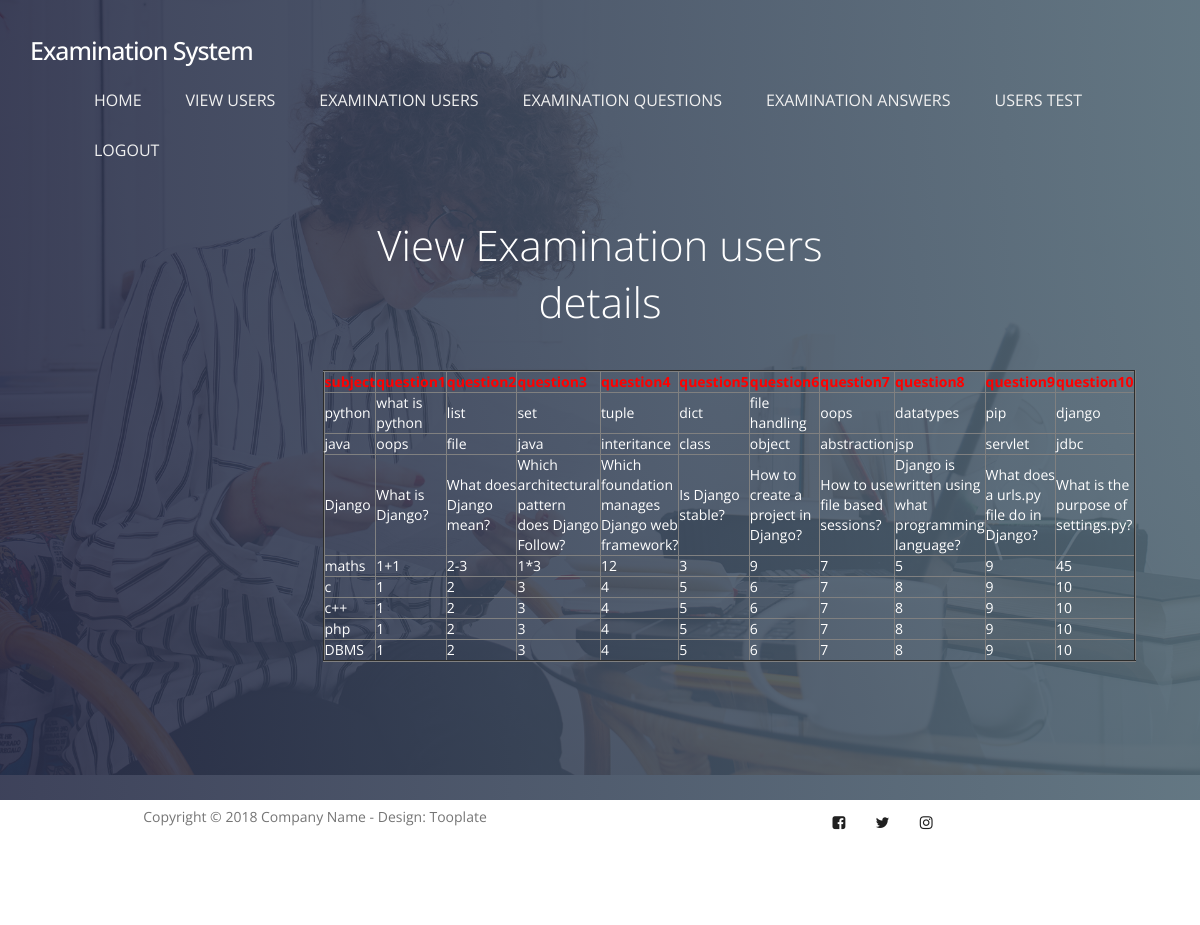
The page /examinationquestionsdata/ on the database its author committed.
### examination/models.py (models this page shows, shortened)
class ExaminationQuestionModel(models.Model):
    subject = models.CharField(max_length=50, default="", editable=True, unique=True)
    question1 = models.CharField(max_length=500, default="", editable=True)
    question2 = models.CharField(max_length=500, default="", editable=True)
    question3 = models.CharField(max_length=500, default="", editable=True)
    question4 = models.CharField(max_length=500, default="", editable=True)
    question5 = models.CharField(max_length=500, default="", editable=True)
    question6 = models.CharField(max_length=500, default="", editable=True)
    question7 = models.CharField(max_length=500, default="", editable=True)
    question8 = models.CharField(max_length=500, default="", editable=True)
    question9 = models.CharField(max_length=500, default="", editable=True)
    question10 = models.CharField(max_length=500, default="", editable=True)
    class Meta:
        db_table="ExaminationQuestionTable"

### ExaminationSystem/views.py (the view)
# urls.py: path('examinationquestionsdata/', ExaminationSystem.examinationquestionsdata, name='examinationquestionsdata'),
def examinationquestionsdata(request):
    object = ExaminationQuestionModel.objects.all()
    return render(request,"admin/examinationquestionsdata.html",{"object":object})

### assets/templates/admin/examinationquestionsdata.html
{% extends 'adminbase.html' %}
{% load static %}
{% block contents %}
<section id="home" data-stellar-background-ratio="0.5">
          <div class="overlay"></div>
          <div class="container">
               <div class="row">
                    <div class="col-md-offset-3 col-md-6 col-sm-12">
                         <div class="home-info">
                              <h1 style="color:white">View Examination users details </h1>
                            <center><table border="2px solid blue" align="center">
                                  <tr><th style="color:red">subject</th>
                                  <th style="color:red">question1</th>
                                    <th style="color:red">question2</th>
                                    <th style="color:red">question3</th>
                                    <th style="color:red">question4</th>
                                    <th style="color:red">question5</th>
                                    <th style="color:red">question6</th>
                                    <th style="color:red">question7</th>
                                    <th style="color:red">question8</th>
                                    <th style="color:red">question9</th>
                                    <th style="color:red">question10</th>
                                  </tr>
                              {% for x in object %}
                                  <tr style="color:white">
                                    <td>{{x.subject}}</td>
                                    <td>{{x.question1}}</td>
                                    <td>{{x.question2}}</td>
                                    <td>{{x.question3}}</td>
                                    <td>{{x.question4}}</td>
                                    <td>{{x.question5}}</td>
                                    <td>{{x.question6}}</td>
                                    <td>{{x.question7}}</td>
                                    <td>{{x.question8}}</td>
                                    <td>{{x.question9}}</td>
                                    <td>{{x.question10}}</td>
                                     </tr>
                                    {% endfor %}
                            </table></center>
                         </div>
                    </div>
               </div>
          </div>
     </section>
{% endblock %}

### assets/static/css/tooplate-style.css (style rules this page uses)
body { font-family: 'Open Sans', sans-serif; overflow-x: hidden; background: #f9f9f9; }
h1,h2,h3,h4,h5,h6 { font-weight: 300; line-height: normal; }
h1 { font-size: 3em; }
html { -webkit-font-smoothing: antialiased; }
section { position: relative; padding: 100px 0; }
.overlay { background: #536976; background: -webkit-linear-gradient(to right, #292E49, #536976); background: linear-gradient(to right, #292E49, #536976); opacity: 0.9; position: absolute; top: 0; right: 0; bottom: 0; left: 0; width: 100%; height: 100%; }
#home { background: url('../images/home-bg.jpg') no-repeat center center; background-size: cover; vertical-align: middle; display: -webkit-box; display: -webkit-flex; display: -ms-flexbox; display: flex; -webkit-box-align: center; -webkit-align-items: center; -ms-flex-align: center; align-items: center; min-height: 100vh; position: relative; padding-top: 12em; text-align: center; }
#home h1 { color: #ffffff; margin-top: 10px; margin-bottom: 40px; }
.home-info { margin-top: 7em; }
@media only screen and (max-width: 1200px) { .home-info { margin-top: 0; } }

### rows shown on the page
ExaminationQuestionModel: subject "python", question1 "what is python", question2 "list", question3 "set", question4 "tuple", question5 "dict", question6 "file handling", question7 "oops", question8 "datatypes", question9 "pip", question10 "django"
ExaminationQuestionModel: subject "java", question1 "oops", question2 "file", question3 "java", question4 "interitance", question5 "class", question6 "object", question7 "abstraction", question8 "jsp", question9 "servlet", question10 "jdbc"
ExaminationQuestionModel: subject "Django", question1 "What is Django?", question2 "What does Django mean?", question3 "Which architectural pattern does Django Follow?", question4 "Which foundation manages Django web framework?", question5 "Is Django stable?", question6 "How to create a project in Django?", question7 "How to use file based sessions?", question8 "Django is written using what programming language?", question9 "What does a urls.py file do in Django?", question10 "What is the purpose of settings.py?"
ExaminationQuestionModel: subject "maths", question1 "1+1", question2 "2-3", question3 "1*3", question4 "12", question5 "3", question6 "9", question7 "7", question8 "5", question9 "9", question10 "45"
ExaminationQuestionModel: subject "c", question1 "1", question2 "2", question3 "3", question4 "4", question5 "5", question6 "6", question7 "7", question8 "8", question9 "9", question10 "10"
ExaminationQuestionModel: subject "c++", question1 "1", question2 "2", question3 "3", question4 "4", question5 "5", question6 "6", question7 "7", question8 "8", question9 "9", question10 "10"
ExaminationQuestionModel: subject "php", question1 "1", question2 "2", question3 "3", question4 "4", question5 "5", question6 "6", question7 "7", question8 "8", question9 "9", question10 "10"
ExaminationQuestionModel: subject "DBMS", question1 "1", question2 "2", question3 "3", question4 "4", question5 "5", question6 "6", question7 "7", question8 "8", question9 "9", question10 "10"
